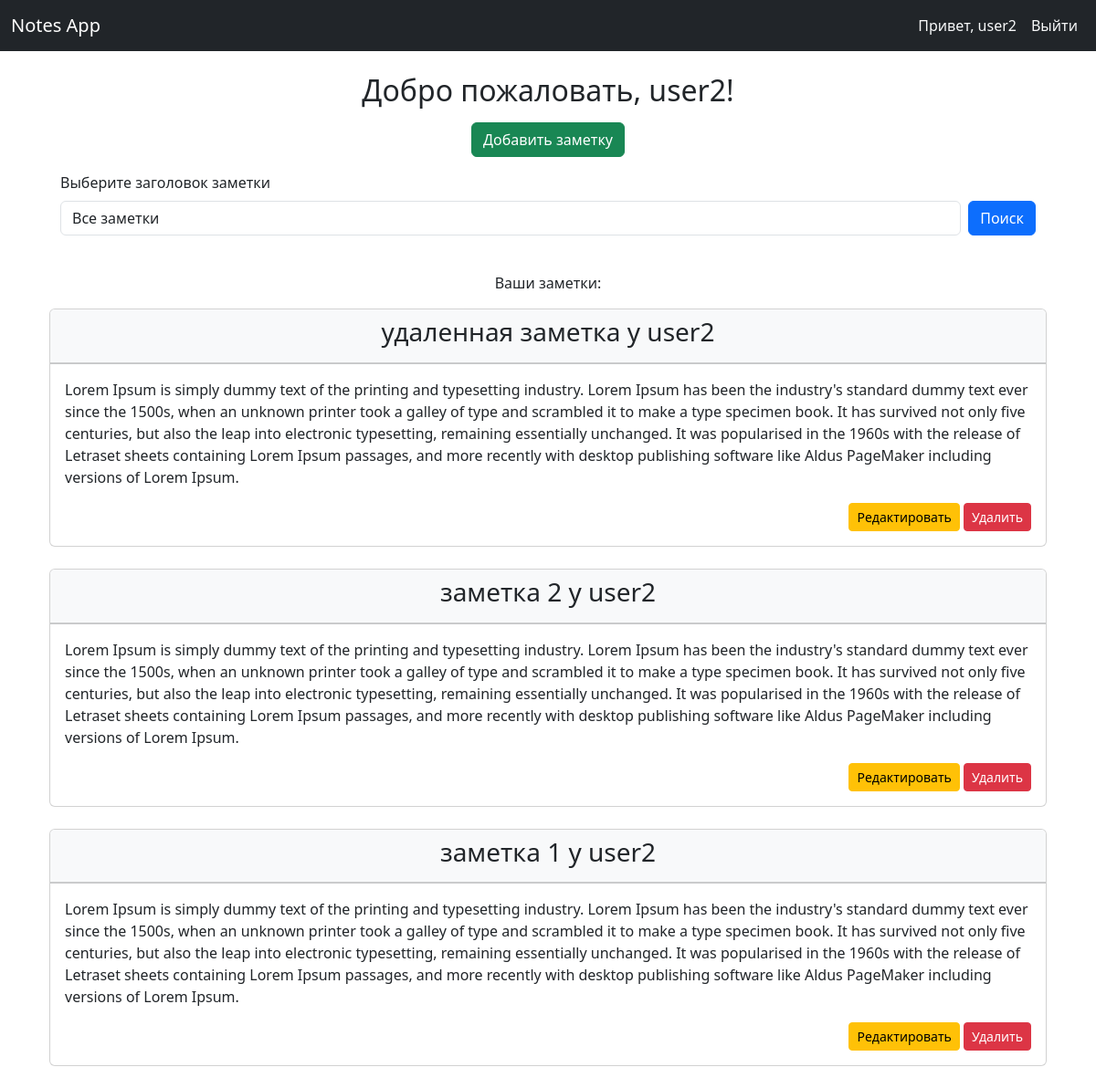
/user/user/notes (signed in), run on the app's committed database.
### app/models.py (models this page shows, shortened)
class User(Base):
    __tablename__ = "users"
    id = Column(Integer, primary_key=True, index=True)
    username = Column(String, unique=True, index=True)
    hashed_password = Column(String)
    role = Column(String, default="User")
    notes = relationship("Note", back_populates="owner")

class Note(Base):
    __tablename__ = "notes"
    id = Column(Integer, primary_key=True, index=True)
    title = Column(String, nullable=False)
    content = Column(String, nullable=False)
    owner_id = Column(Integer, ForeignKey("users.id"), nullable=False)
    is_deleted = Column(Boolean, default=False)
    owner = relationship("User", back_populates="notes")

### app/routers/notes.py (the view)
@user_router.get("/notes", response_class=HTMLResponse)
def list_notes(
    request: Request,
    db: Session = Depends(database.get_db),
    user: User = Depends(get_user_role("User")),
):
    notes = (
        db.query(Note)
        .filter(Note.owner_id == user.id, Note.is_deleted == False)
        .order_by(Note.id.desc())
        .all()
    )
    return templates.TemplateResponse(
        "user_notes.html", {"request": request, "user": user, "notes": notes}
    )

### app/templates/user_notes.html (shortened to what this page needs)
{% extends "base.html" %} {% block content %}
<div class="container mt-4">
  <h2 class="text-center">Добро пожаловать, {{ user.username }}!</h2>
  <div class="text-center mt-3">
    <a href="/user/user/notes/create" class="btn btn-success"
      >Добавить заметку</a
    >
  </div>
  <div class="row justify-content-center">
    {% if notes %}
    <div class="row justify-content-center my-3">
      <form method="get" action="/user/user/notes/search" class="w-100">
        <div class="form-group">
          <label for="note_title" class="form-label"
            >Выберите заголовок заметки</label
          >
          <div class="d-flex align-items-center">
            <select
              class="form-control me-2"
              id="note_title"
              name="note_title"
              style="flex: 1"
            >
              <option value="">Все заметки</option>
            </select>
            <button type="submit" class="btn btn-primary">Поиск</button>
          </div>
        </div>
      </form>
    </div>
    <p class="text-center mt-4">Ваши заметки:</p>
    {% for note in notes %}
    <div class="col-12 mb-4">
      <div class="card">
        <div class="card-header text-center bg-light">
          <h3 class="card-title">{{ note.title }}</h3>
        </div>
        <hr class="m-0" />
        <div class="card-body">
          <p class="card-text">{{ note.content }}</p>
          <div class="text-end">
            <a
              href="/user/user/notes/{{ note.id }}/edit"
              class="btn btn-warning btn-sm"
              >Редактировать</a
            >
            <form
              method="post"
              action="/user/user/notes/{{ note.id }}/delete"
              class="d-inline"
            >
              <button type="submit" class="btn btn-danger btn-sm">
                Удалить
              </button>
            </form>
          </div>
        </div>
      </div>
    </div>
    {% endfor %} {% else %}
    <div class="col-12 text-center">
      <p class="text-muted">У вас пока нет заметок</p>
    </div>
    {% endif %}
  </div>
</div>
{% endblock %}

### app/templates/base.html (shortened to what this page needs)
<!DOCTYPE html>
<html lang="en">
  <head>
    <link
      href="https://cdn.jsdelivr.net/npm/bootstrap@5.3.3/dist/css/bootstrap.min.css"
      rel="stylesheet"
    />
  </head>
  <body>
    <nav class="navbar navbar-expand-lg navbar-dark bg-dark">
      <div class="container-fluid">
        <a class="navbar-brand" href="/">Notes App</a>
        <div class="collapse navbar-collapse" id="navbarNav">
          <ul class="navbar-nav ms-auto">
            {% if user %}
            <li class="nav-item">
              <span class="nav-link text-light"
                >Привет, {{ user.username }}</span
              >
            </li>
            <li class="nav-item">
              <a class="nav-link text-light" href="/auth/logout">Выйти</a>
            </li>
            {% endif %}
          </ul>
        </div>
      </div>
    </nav>
    <div class="container mt-4">{% block content %} {% endblock %}</div>
  </body>
</html>

### data on the page
User: username "user2"
Note: title "удаленная заметка у user2", content "Lorem Ipsum is simply dummy text of the printing and typesetting industry. Lorem Ipsum has been the industry's standard dummy text ever since the 1500s, when an unknown printer took a galley of type and scrambled it to make a type specimen book. It has survived not only five centuries, but also the leap into electronic typesetting, remaining essentially unchanged. It was popularised in the 1960s with the release of Letraset sheets containing Lorem Ipsum passages, and more recently with desktop publishing software like Aldus PageMaker including versions of Lorem Ipsum."
Note: title "заметка 2 у user2", content "Lorem Ipsum is simply dummy text of the printing and typesetting industry. Lorem Ipsum has been the industry's standard dummy text ever since the 1500s, when an unknown printer took a galley of type and scrambled it to make a type specimen book. It has survived not only five centuries, but also the leap into electronic typesetting, remaining essentially unchanged. It was popularised in the 1960s with the release of Letraset sheets containing Lorem Ipsum passages, and more recently with desktop publishing software like Aldus PageMaker including versions of Lorem Ipsum."
Note: title "заметка 1 у user2", content "Lorem Ipsum is simply dummy text of the printing and typesetting industry. Lorem Ipsum has been the industry's standard dummy text ever since the 1500s, when an unknown printer took a galley of type and scrambled it to make a type specimen book. It has survived not only five centuries, but also the leap into electronic typesetting, remaining essentially unchanged. It was popularised in the 1960s with the release of Letraset sheets containing Lorem Ipsum passages, and more recently with desktop publishing software like Aldus PageMaker including versions of Lorem Ipsum."
